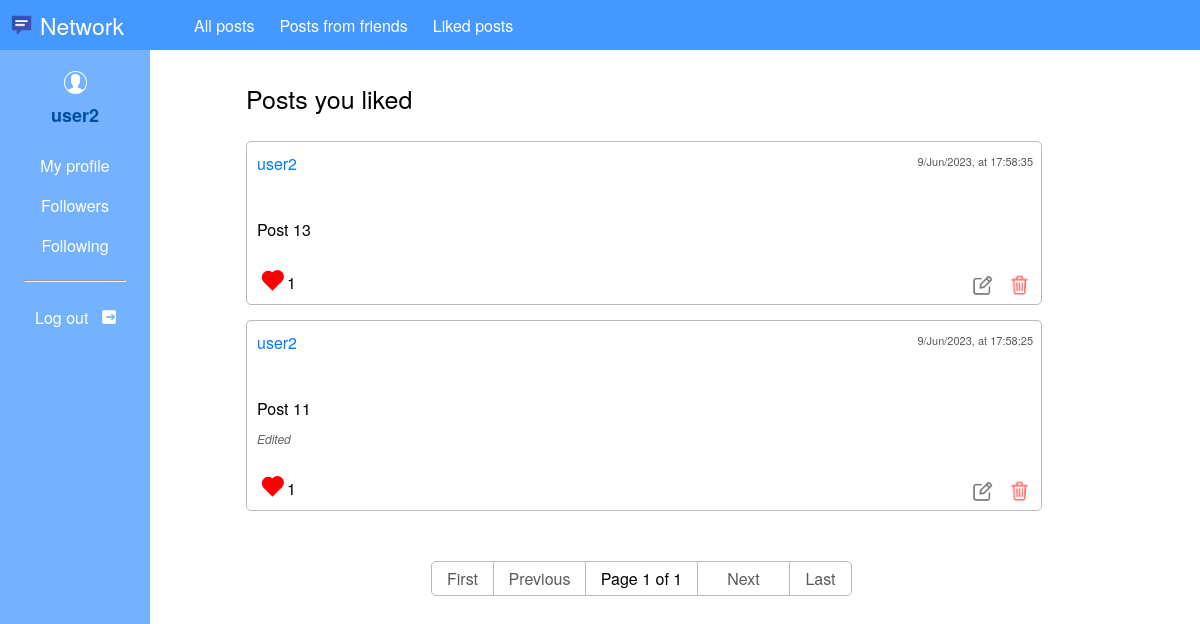
The app's page /liked_posts (signed in) with its own data.
### network/models.py (models this page shows, shortened)
class User(AbstractUser):
    following = models.ManyToManyField('User', related_name='user_following', default=None)
    followers = models.ManyToManyField('User', related_name='user_followers', default=None)

class Post(models.Model):
    user = models.ForeignKey(User, on_delete=models.CASCADE, related_name='post_user')
    text = models.TextField(max_length=280)
    timestamp = models.DateTimeField(auto_now_add=True)
    likes = models.ManyToManyField(User, related_name='post_likes', default=None)
    edited = models.BooleanField(default=False)

### network/views.py (the view)
# urls.py: path('liked_posts', views.liked_posts, name='liked_posts'),
def liked_posts(request):
    page_obj = paginate(request, Post.objects.filter(likes=request.user).order_by('-timestamp'))
    return render(request, 'network/liked_posts.html', {
        'posts': page_obj,
    })

### network/views.py (called while the page is built)
def paginate(request, query):
    paginator = Paginator(query, 10)
    page_number = request.GET.get('page')
    page_obj = paginator.get_page(page_number)
    return page_obj

### network/templates/network/liked_posts.html
{% extends "network/layout.html" %}
{% block header %}
    <div id="pageTitle">
        Posts you liked
    </div>
{% endblock %}

### network/templates/network/layout.html (shortened to what this page needs)
{% load static %}
<!DOCTYPE html>
<html lang="en">
    <head>
        <link href="{% static 'network/styles.css' %}" rel="stylesheet">
    </head>
    <body>
        <nav id="navbar">
            <a class="navbar-link" id="navbar-network" href="{% url 'index' %}">Network</a>
            <a class="navbar-link" href="{% url 'index' %}">All posts</a>
            {% if user.is_authenticated %}
                <a class="navbar-link" href="{% url 'friends_posts' %}">Posts from friends</a>
                <a class="navbar-link" href="{% url 'liked_posts' %}">Liked posts</a>
            {% else %}
                <a disabled class="navbar-disabledLink" title="Log in to see Friends posts">Posts from friends</a>
                <a disabled class="navbar-disabledLink" title="Log in to see Liked posts">Liked posts</a>
            {% endif %}
        </nav>
        <div id="sidebar_blockBody">
            <nav id="sidebar">
                {% if user.is_authenticated %}
                    <a id="sidebar-username" class="sidebar-link" href="{% url 'profile' request.user.username %}">{{ request.user.username }}</a>
                    <a class="sidebar-link" href="{% url 'profile' request.user.username %}">My profile</a>
                    <a class="sidebar-link" href="{% url 'followers' %}">Followers</a>
                    <a class="sidebar-link" href="{% url 'following' %}">Following</a>
                    <hr>
                    <a id="sidebar-logout" class="sidebar-log" href="{% url 'logout' %}">Log out</a>
                {% else %}
                    <a disabled id="sidebar-notSignedIn" class="sidebar-link">Not signed in</a>
                    <hr>
                    <a id="sidebar-login" class="sidebar-log" href="{% url 'login' %}">Log in</a>
                    <a id="sidebar-register" class="sidebar-log" href="{% url 'register' %}">Register</a>
                {% endif %}
            </nav>
            <div id="blockBody">
                {% block header %}
                {% endblock %}
                {% block body %}
                    {% for post in posts %}
                        <div id="post_{{post.id}}_div" class="post">
                            <div class="post-username_timestamp">
                                <a href="{% url 'profile' post.user.username %}">{{post.user.username}}</a>
                                <div class="post-timestamp">
                                    {{post.timestamp|date:"j/M/Y"}}, at {{post.timestamp|date:"G:i:s"}}
                                </div>
                            </div>
                            <div class="post-text" id="post_{{post.id}}_text">
                                {{post.text}}
                            </div>
                            <div class="post-edited" id="post_{{post.id}}_edited">
                                {% if post.edited == True %}
                                    Edited
                                {% endif %}
                            </div>
                            <div class="post-likes">
                                {% if request.user.is_authenticated %}
                                    {% if request.user not in post.likes.all %}
                                        <div class="post-likeContainer">
                                            <div class="post-likeAnimation" id="likeAnimation_{{post.id}}_button" style="display:none;" onclick="dislike('{{post.id}}')"></div>
                                            <div class="post-likeButton" id="like_{{post.id}}_button" style="display:block;" onclick="like('{{post.id}}')"></div>
                                            <div class="post-dislikeButton" id="dislike_{{post.id}}_button" style="display:none;" onclick="dislike('{{post.id}}')"></div>
                                        </div>
                                    {% else %}
                                        <div class="post-likeContainer">
                                            <div class="post-dislikeButton" id="dislike_{{post.id}}_button" style="display:block;" onclick="dislike('{{post.id}}')"></div>
                                        </div>
                                    {% endif %}
                                {% else %}
                                    <div class="post-likeContainer">
                                        <div class="post-likeButton" id="like_{{post.id}}_button" style="display:block;"></div>
                                    </div>
                                {% endif %}
                                <div id="post_{{post.id}}_likes">
                                    {{post.likes.count}}
                                </div>
                            </div>
                            {% if request.user.username == post.user.username %}
                                <input class="post-editButton" id="editPost_{{post.id}}_button" type="button" onclick="edit_post('{{post.id}}')">
                                <input class="post-deleteButton" id="deletePost_{{post.id}}_button" type="button" onclick="delete_post('{{post.id}}')">
                            {% endif %}
                        </div>
                    {% empty %}
                        No posts
                    {% endfor %}
                {% endblock %}
                {% block pagination %}
                    <nav id="pagination">
                        {% if posts.has_previous %}
                            <a id="pagination-first" class="pagination-link" href="?page=1">&laquo; First</a>
                            <a id="pagination-previous" class="pagination-link" href="?page={{ posts.previous_page_number }}"> &laquo; Previous</a>
                        {% else %}
                                <a id="pagination-first" disabled class="pagination-disabledLink">First</a>
                                <a id="pagination-previous" disabled class="pagination-disabledLink">Previous</a>
                        {% endif %}
                        <a id="pagination-page" disabled class="pagination-disabledLink">Page {{ posts.number }} of {{ posts.paginator.num_pages }}</a>
                        {% if posts.has_next %}
                            <a id="pagination-next" class="pagination-link" href="?page={{ posts.next_page_number }}">Next &raquo;</a>
                            <a id="pagination-last" class="pagination-link" href="?page={{ posts.paginator.num_pages }}">Last &raquo;</a>
                        {% else %}
                            <a id="pagination-next" class="pagination-disabledLink">Next</a>
                            <a id="pagination-last" class="pagination-disabledLink">Last</a>
                        {% endif %}
                    </nav>
                {% endblock %}
            </div>
        </div>
    </body>
</html>

### network/static/network/styles.css (style rules this page uses)
body, input, textarea { margin: 0px; font-family: "Helvetica Neue", Helvetica, Arial, sans-serif; font-size: 16px; }
body, html { height: 100%; width: 100%; }
#sidebar_blockBody { display: flex; min-height: 100%; max-height: fit-content; width: 100%; }
#blockBody { width: 100%; padding: 50px 15% 30px 8%; }
a { color: rgb(0, 123, 255); text-decoration: none; }
#pageTitle { margin-top: 30px; margin-bottom: 25px; font-size: 25px; }
#navbar { display: flex; position: absolute; height: 50px; width: 100%; background-color: rgb(68, 152, 255); }
.navbar-link, .navbar-disabledLink { display: flex; align-items: center; justify-content: center; height: 100%; min-width: fit-content; margin-right: 15px; padding: 0 5px 0 5px; color: white; }
#navbar-network { margin: 0 60px 0 10px; padding-left: 30px; font-size: 23px; background-image: url(icon_network_logo.png); background-repeat: no-repeat; background-position-y: 45%; background-size: 23px; }
#sidebar { display: flex; flex-direction: column; min-width: 150px; padding-top: 70px; background-color: rgb(116, 178, 255); }
#sidebar hr { margin-top: 15px; margin-bottom: 15px; }
.sidebar-link, .sidebar-log { display: flex; align-items: center; height: 40px; color: white; }
.sidebar-link { justify-content: center; }
.sidebar-log { background-repeat: no-repeat; background-position: right; background-position-x: 100px; background-size: 18px; }
#sidebar-username { margin-bottom: 10px; padding-top: 25px; color: rgb(0, 78, 161); font-size: 18px; font-weight: bold; background-image: url(icon_user_white.png); background-repeat: no-repeat; background-position: center; background-position-y: 0px; background-size: 25px; }
#sidebar-logout { padding-left: 35px; background-image: url(icon_logout.png); }
#sidebar hr { width: 100px; }
.post, #newPost-form { position: relative; width: 100%; margin-bottom: 15px; padding: 10px; border: 1px solid rgb(185, 185, 185); border-radius: 5px; }
.post-username_timestamp { display: flex; margin-bottom: 20px; }
.post-timestamp { position: absolute; top: 11px; right: 8px; font-size: 11px; color:rgb(90, 90, 90); }
.post-text { word-break: break-all; white-space: pre-line; }
.post-edited { margin-top: 10px; color:rgb(100, 100, 100); font-size: 12px; font-style: italic; }
.post-likes { display: flex; margin-top: 30px; }
.post-likeContainer { display: flex; justify-content: center; align-items: center; height: 20px; width: 30px; }
.post-likeButton, .post-dislikeButton, .post-likeAnimation { display: flex; position: relative; height: 13px; width: 13px; transform: rotate(-45deg); }
.post-dislikeButton, .post-likeAnimation { background-color: red; }
.post-likeButton::before, .post-dislikeButton::before, .post-likeAnimation::before, .post-likeButton::after, .post-dislikeButton::after, .post-likeAnimation::after { content: ""; display: flex; position: absolute; height: 13px; width: 13px; background-color: inherit; border-radius: 50%; }
.post-likeButton::before, .post-dislikeButton::before, .post-likeAnimation::before { top: -50%; }
.post-likeButton::after, .post-dislikeButton::after, .post-likeAnimation::after { right: -50%; }
.post-editButton, .post-deleteButton { position: absolute; bottom: 5px; height: 27px; width: 27px; background-repeat: no-repeat; background-position: center; background-color: white; border: solid white; border-radius: 5px; }
.post-editButton { right: 45px; background-image: url(icon_edit_post.png); background-size: 23px; }
.post-deleteButton { right: 8px; background-image: url(icons_delete_post.png); background-size: 25px; }
#pagination { display: flex; justify-content: center; margin-top: 50px; width: calc(100% + 17px) }
.pagination-link, .pagination-disabledLink { display: flex; justify-content: center; align-items: center; padding: 5px 5px 5px 6px; margin-left: -1px; border: 1px solid rgb(185, 185, 185); }
.pagination-disabledLink { color: rgb(90, 90, 90); }
#pagination-first, #pagination-last { width: 50px; }
#pagination-previous, #pagination-next { width: 80px; }
#pagination-page { width: 100px; color: black; }
#pagination-first { border-radius: 5px 0 0 5px; }
#pagination-last { border-radius: 0 5px 5px 0; }

### records on screen
User: user.username "user2"
Post: user.username "user2", timestamp "9/Jun/2023", timestamp "17:58:35", text "Post 13", likes.count "1"
Post: user.username "user2", timestamp "9/Jun/2023", timestamp "17:58:25", text "Post 11", edited "Edited", likes.count "1"

### other values on screen
{{ posts.number }} "1"
{{ posts.paginator.num_pages }} "1"
